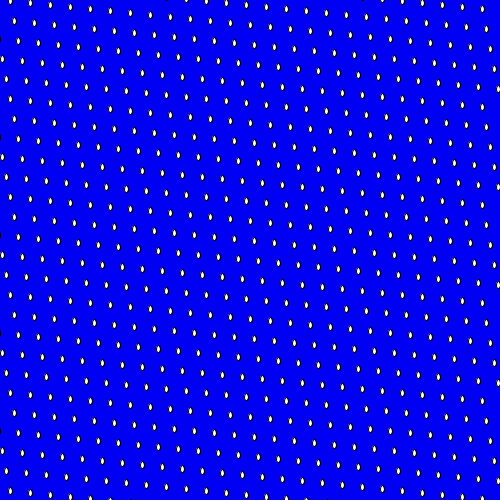
Frame 1 (no input)
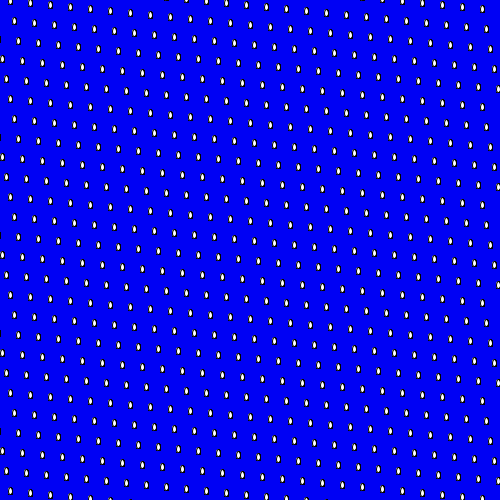
Frame 60 (the mouse pressed at the canvas centre just before this capture)
Frame 120 (the mouse held since frame 60 and released just before this capture): identical to frame 60, image omitted

The Processing sketch that drew these frames (run headless with seeded random() and noise(); from frame 60 on, the mouse is pressed at the canvas centre):

// Processing sketch: day05_hw5_2_code
// ── day05_hw5_2_code.pde
int x;
int y;

void setup() {
  size(500, 500);
  background(500, 500);
}

void draw() {

for (int y = -80; y <= 500; y += 20) {
  for (int x = -110; x <= 500; x +=20) {
    ellipse(x + y/5.0, y + x/10.0, 4, 7);
  }
}
}
